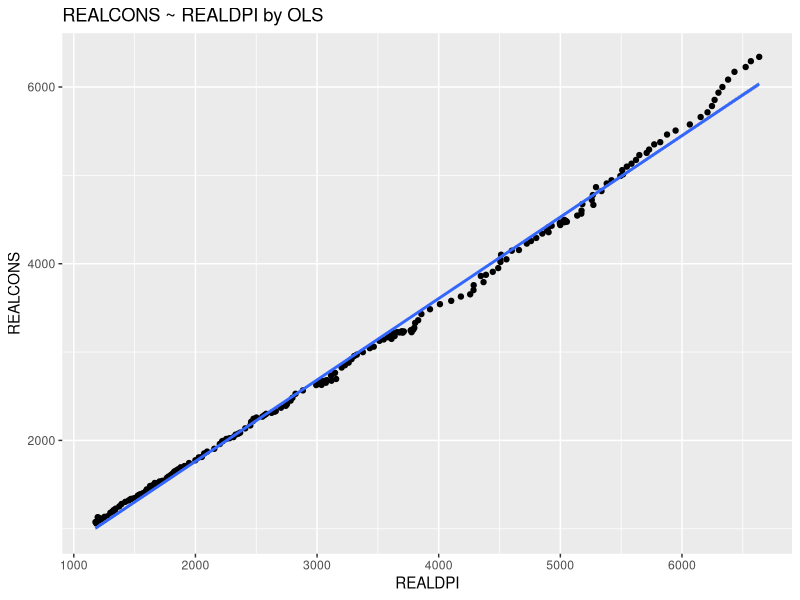
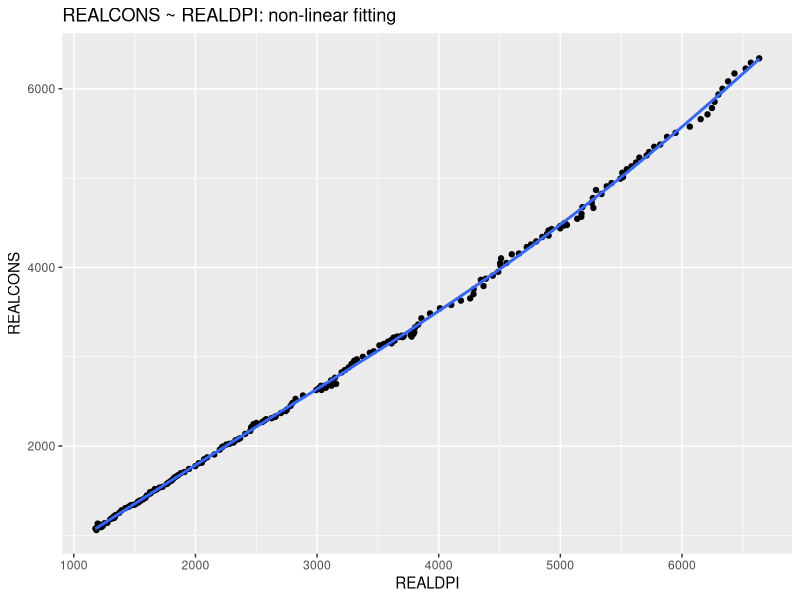

The R source for these figures, in order: (Note: this script raises an error after producing the figures.)
#### OLS and Non-linear regression models ####
#    
#
# Example based on
# Greene: Econometric Analysis (5th ed.), 2002, pp 171-173 (Ch. 9.3)
# or
# Greene: Econometric Analysis (7th ed.), 2012, pp 231-233 (Ch. 7.2.5)
#
# Data description & source:
# Table F5.2: Macroeconomics Data Set, Quarterly, 1950I to 2000IV, 
# 204 Quarterly Observations 
# Source: Department of Commerce, BEA website and www.economagic.com
#
# Year = Date
# Qtr = Quarter
# Realcons = Real consumption expenditures
# Realdpi = Real disposable personal income
# Realgdp = Real GDP ($bil)
# Realinvs = Real investment by private sector
# Realgovt = Real government expenditures
# CPI_U = Consumer price index
# M1 = Nominal money stock
# Tbilrate = Quarterly average of month end 90 day t bill rate
# Unemp = Unemployment rate
# Pop = Population, mil. interpolate of year end figures using constant growth rate per quarter
# Infl = Rate of inflation (first observation is missing)
# Realint = Ex post real interest rate = Tbilrate - Infl. (First observation missing)
#
# 
#
#
#
#
# Data + basic plots
rm(list=ls())
cons.dat <- read.csv('TableF5-2.csv')
#
# OLS method
library(ggplot2) # install.packages("ggplot2")
ggplot(cons.dat, aes(x=REALDPI,y=REALCONS) ) + 
  geom_point() +
  geom_smooth(method= "lm") +
  ggtitle("REALCONS ~ REALDPI by OLS") 
# 
# Non-linear fitting
library(ggplot2) # install.packages("ggplot2")
ggplot(cons.dat, aes(x=REALDPI,y=REALCONS) ) + 
  geom_point() +
  geom_smooth() + # LOESS (locally estimated scatterplot smoothing)
  ggtitle("REALCONS ~ REALDPI: non-linear fitting") 
#
#
#
# Model specification
#
# REALCONS = alpha + beta*(REALDPI^gama)
# Note1 - the linear model is a special case of the NLM
# for: gama = 1
# Note2 - model setup follows Greene (2002), we focus
# on OLS vs NLRM, other TS-related topics are ignored at this point
#
#
#
# STEP 1 - Fit a simple OLS model
OLS.1 <- lm(REALCONS ~ REALDPI, data = cons.dat)
summary(OLS.1)
#
#
#
#
# STEP 2 - Fit a NLRM
NLS.1 <- nls(REALCONS ~ A+B*(REALDPI^C), 
             start = list(A=1, B = 1, C=1), 
             data = cons.dat )
summary(NLS.1)
#
#
# With more "realistic" starting estimates, 
# the number of iterations may be somewhat reduced:
NLS.2 <- nls(REALCONS ~ A+B*(REALDPI^C), 
             start = list(A=500, B = 0.2, C=1), 
             data = cons.dat )
summary(NLS.2)
# Pseudo R2
(cor(cons.dat$REALCONS, NLS.2$m$fitted()))^2
#
#
#
# MPC - marginal propensity to consume
#
# The first derivation of of our function:
# REALCONS = alpha + beta*(REALDPI^gama)
# along REALDPI 
#
# equals: beta*gama*(REALDPI^(gama-1))
#
# Say, we want to test the H0 of MPC = 1 for the last observation, 2000IV
# This may be done using the Delta method
# the following calculation replicates results of Greene(2002), p 173
#
# a) MPC depends on REALDPI: caluclate MPC(t) and s.e.(MPC(t))
B <- coefficients(NLS.2)[2]
C <- coefficients(NLS.2)[3]
MPC <- B*C*(cons.dat$REALDPI^(C-1))
MPC[204] # MPC for the obs 2000IV
#
# b) s.e. using the delta method for the obs 2000IV
VCV.M <- vcov(NLS.2)[2:3,2:3]
# [(der.MPC/der.B),(der.MPC/der.C)
vec.der <- c(C*(cons.dat$REALDPI[204]^(C-1)),(B*(cons.dat$REALDPI[204]^(C-1)))*(1+C*log(cons.dat$REALDPI[204])))
#
s.e. <- sqrt(vec.der %*% VCV.M %*%vec.der)
#
print(s.e.)
#
# c) calculate a z-score under H0:
(MPC[204]-1)/s.e.
# By comparing to the critical values of N(0,1) distribution,
# we reject H0.
#
#
# Alternatively, we get the same results using DeltaMethod()
# from the {RcmdrMisc} package
library(RcmdrMisc)
?DeltaMethod
obs2000IV <- cons.dat$REALDPI[204]
DeltaMethod(NLS.2,"B*C*(obs2000IV^(C-1))")
# or by deltaMethod() from {car}
# deltaMethod(NLS.2,"B*C*(obs2000IV^(C-1))")
#
#
